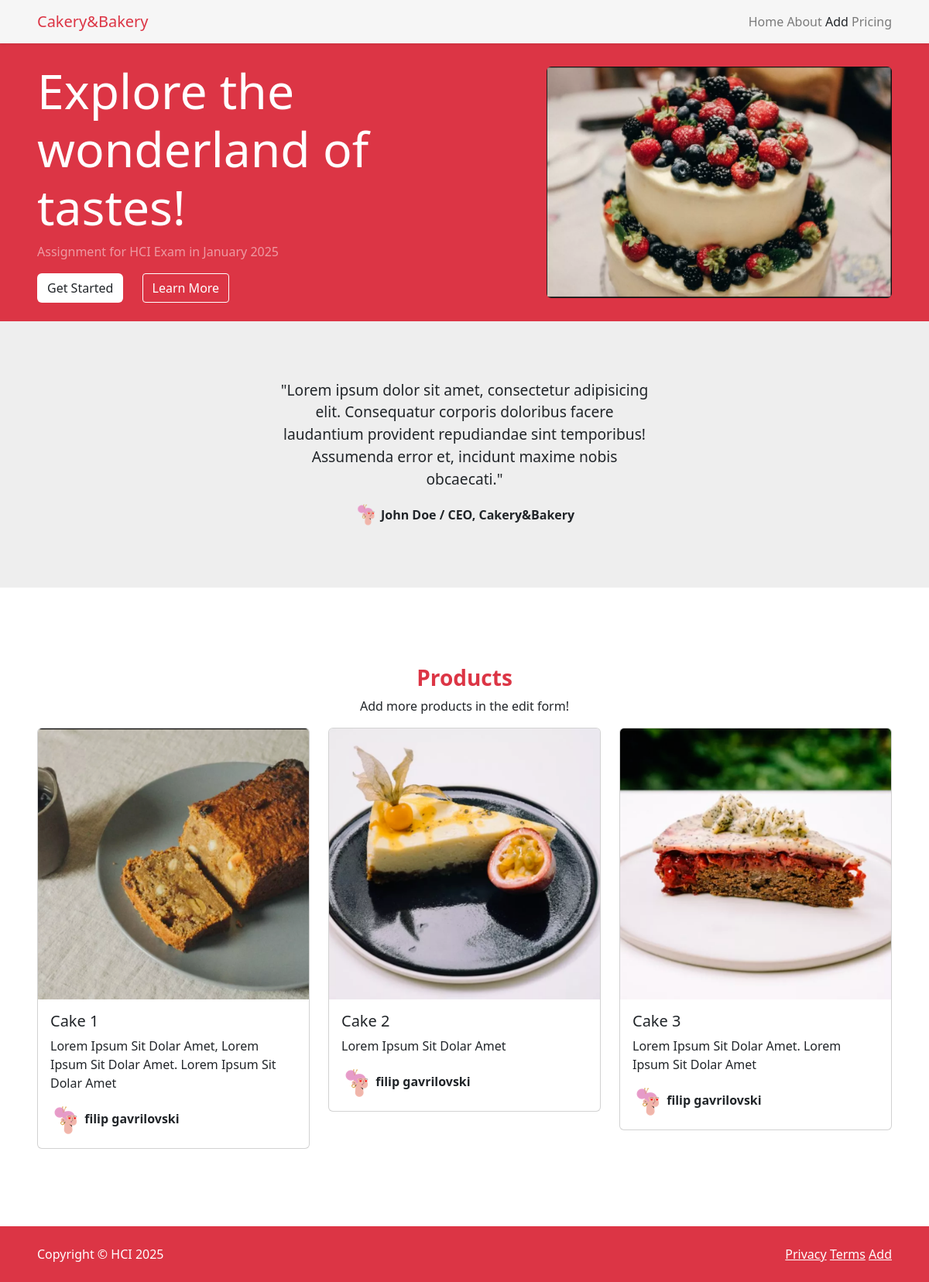
The page / on the database its author committed.
### app/models.py (models this page shows, shortened)
class Cake(models.Model):
    name = models.CharField(max_length=100, unique=True) # dali unique=True e dovolno za da go zadovoli uslovot?
    price = models.DecimalField(decimal_places=2, max_digits=5)
    weight = models.IntegerField()
    description = models.CharField(max_length=200)
    image = models.ImageField(upload_to='cakes/', null=True, blank=True)
    baker = models.ForeignKey(Baker, on_delete=models.CASCADE)

class Baker(models.Model):
    user = models.OneToOneField(User, on_delete=models.CASCADE)
    name = models.CharField(max_length=100)
    surname = models.CharField(max_length=100)
    phone = models.CharField(max_length=15)
    email = models.CharField(max_length=50)

### app/views.py (the view)
# urls.py: path('', views.index, name='index'),
def index(request):
    cakes = Cake.objects.all()
    context = { 'cakes': cakes}
    return render(request, 'index.html', context)

### app/templates/index.html (shortened to what this page needs)
{% load static %}
<!DOCTYPE html>
<html lang="en">
<head>
    <link rel="stylesheet" href="{% static 'bootstrap/css/bootstrap.css' %}"/>
</head>
<body>
<nav class="navbar navbar-expand-lg shadow-sm" style="background-color: #f6f6f6">
    <div class="container-fluid px-5">
        <a class="navbar-brand text-danger" href="#">Cakery&amp;Bakery</a>
        <div class="ms-auto">
            <a class="nav-link d-inline text-black-50" href="#">Home</a>
            <a class="nav-link d-inline text-black-50" href="#">About</a>
            <a class="nav-link d-inline text-dark" href="#">Add</a>
            <a class="nav-link d-inline text-black-50" href="#">Pricing</a>
        </div>
    </div>
</nav>
<div class="container-fluid bg-danger px-5 py-4">
    <div class="row align-items-center">
        <div class="col-7">
            <div>
                <h1 class="text-white fw-lighter" style="font-size: 3.9rem">Explore the wonderland of tastes!</h1>
                <p class="text-white-50">Assignment for HCI Exam in January 2025</p>
                <div class="">
                    <button class="btn bg-white">Get Started</button>
                    <button class="btn rounded-1 border-1 border-white text-white" style="margin-left: 20px">Learn More</button>
                </div>
            </div>
        </div>
        <div class="col-5 d-flex justify-content-center">
            <img class="w-100 rounded" src="{% static 'cake-hero.png' %}" alt="">
        </div>
    </div>
</div>
<div class="container-fluid text-center" style="background-color: #eee; padding-block: 75px">
    <div class="col-5 mx-auto">
        <p style="font-size: 1.2rem">"Lorem ipsum dolor sit amet, consectetur adipisicing elit.
Consequatur corporis doloribus facere laudantium provident repudiandae sint temporibus! Assumenda error et, incidunt maxime nobis obcaecati."
        </p>
        <div class="">
            <img width="30" src="{% static 'avatar.png' %}" class="mb-1">
            <b>John Doe / CEO, Cakery&Bakery</b>
        </div>
    </div>
</div>
<div class="container-fluid px-5" style="padding-block: 100px">
    <h3 class="text-danger text-center fw-bold">Products</h3>
    <p class="text-center">Add more products in the edit form!</p>
    <div class="row g-4">
        {% for cake in cakes %}
        <div class="col-4">
            <div class="card">
                <img class="card-img-top" src="{{ cake.image.url }}" height="350" style="object-fit: cover">
                <div class="card-body">
                    <h5>{{ cake.name }}</h5>
                    <p>{{ cake.description }}</p>
                    <div>
                        <img src="{% static 'avatar.png' %}" style="display: inline">
                        <p style="display: inline"><b>{{ cake.baker.name }} {{ cake.baker.surname }}</b></p>
                    </div>
                </div>
            </div>
        </div>
        {% endfor %}
    </div>
</div>
<footer class="bg-danger mt-auto text-white px-5" style="display: flex; justify-content: space-between; align-items: center;">
    <p class="py-4 m-0">Copyright &copy; HCI 2025</p>
    <p class="m-0"><u>Privacy</u> <u>Terms</u> <u>Add</u></p>
</footer>

### rows shown on the page
Cake: image (picture), name "Cake 1", description "Lorem Ipsum Sit Dolar Amet, Lorem Ipsum Sit Dolar Amet. Lorem Ipsum Sit Dolar Amet", baker.name "filip", baker.surname "gavrilovski"
Cake: image (picture), name "Cake 2", description "Lorem Ipsum Sit Dolar Amet", baker.name "filip", baker.surname "gavrilovski"
Cake: image (picture), name "Cake 3", description "Lorem Ipsum Sit Dolar Amet. Lorem Ipsum Sit Dolar Amet", baker.name "filip", baker.surname "gavrilovski"
